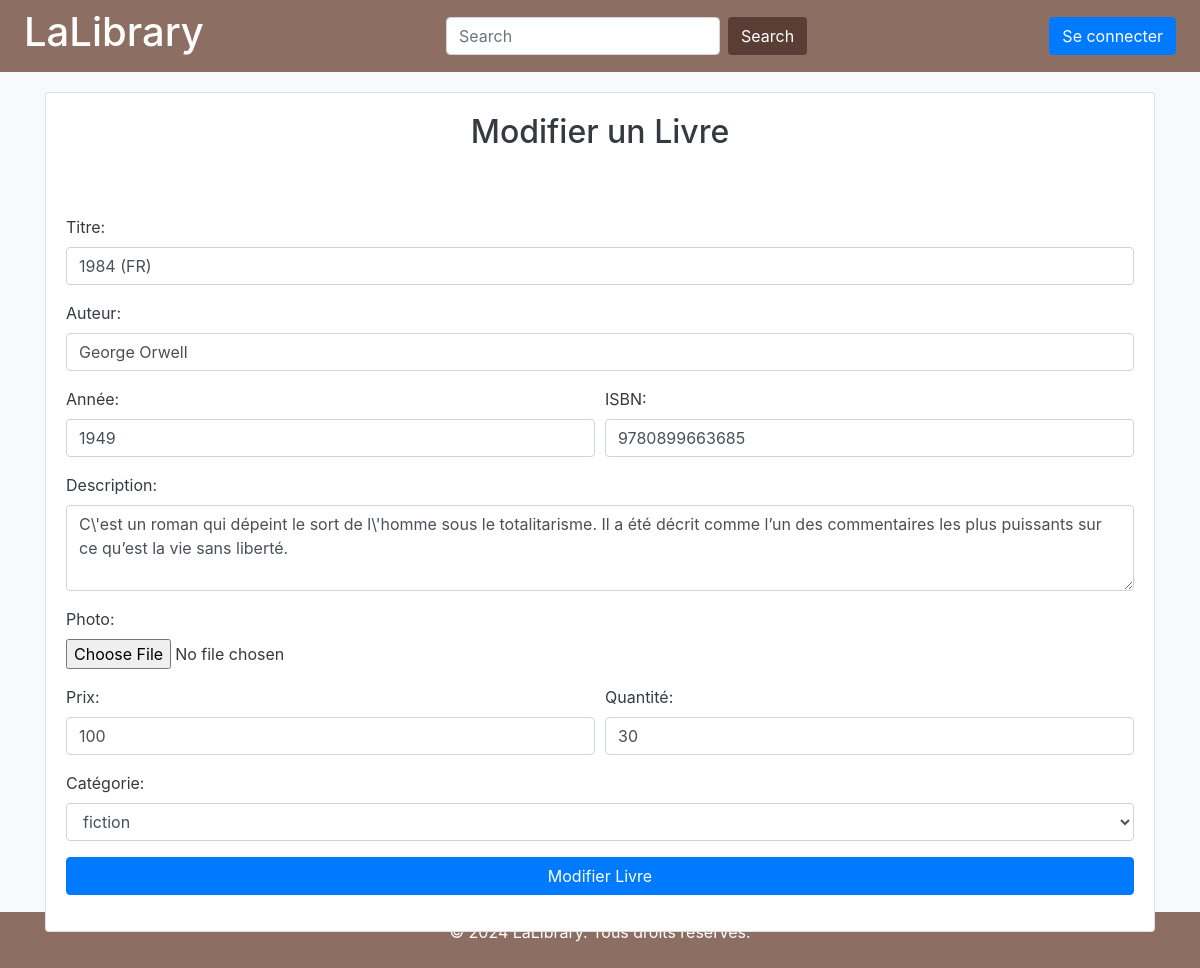
Page /source/modlivre.php?id=1 on the committed database.
### tables this page shows
CREATE TABLE `books` (
  `id` int(11) NOT NULL,
  `titre` varchar(100) NOT NULL,
  `auteur` varchar(50) NOT NULL,
  `annee` int(4) NOT NULL,
  `isbn` varchar(20) NOT NULL,
  `description` text NOT NULL,
  `photo` varchar(500) NOT NULL,
  `prix` float NOT NULL,
  `quantite` int(11) NOT NULL,
  `category_id` int(11) NOT NULL
);

### source/modlivre.php (the view, shortened to what this page needs)
<?php
include "headers/header2.php";
$id = $_GET['id'];
$sql = "SELECT * FROM books WHERE id = :id";
$stmt = $cnx->prepare($sql);
$stmt->bindParam(':id', $id, PDO::PARAM_INT);
$stmt->execute();
$book = $stmt->fetch(PDO::FETCH_ASSOC);
?>
<!DOCTYPE html>
<html lang="fr">
<head>
    <link rel="stylesheet" href="https://stackpath.bootstrapcdn.com/bootstrap/4.5.2/css/bootstrap.min.css">
</head>
<body class="bg-light text-dark">
    <div class="container">
        <div class="card w-100 h-100">
            <div class="card-body">
                <h2 class="card-title text-center mb-4">Modifier un Livre</h2>
                <form method="post" action="<?php echo htmlspecialchars($_SERVER["PHP_SELF"] . "?id=$id"); ?>" enctype="multipart/form-data">
                    <div class="form-group">
                        <label for="titre">Titre:</label>
                        <input type="text" class="form-control" id="titre" name="titre" value="<?= htmlspecialchars($book['titre']); ?>" required>
                    </div>
                    <div class="form-group">
                        <label for="auteur">Auteur:</label>
                        <input type="text" class="form-control" id="auteur" name="auteur" value="<?= htmlspecialchars($book['auteur']); ?>" required>
                    </div>
                    <div class="form-row">
                        <div class="form-group col-md-6">
                            <label for="annee">Année:</label>
                            <input type="number" class="form-control" id="annee" name="annee" value="<?= htmlspecialchars($book['annee']); ?>" required>
                        </div>
                        <div class="form-group col-md-6">
                            <label for="isbn">ISBN:</label>
                            <input type="text" class="form-control" id="isbn" name="isbn" value="<?= htmlspecialchars($book['isbn']); ?>" required>
                        </div>
                    </div>
                    <div class="form-group">
                        <label for="description">Description:</label>
                        <textarea class="form-control" id="description" name="description" rows="3" required><?= htmlspecialchars($book['description']); ?></textarea>
                    </div>
                    <div class="form-group">
                        <label for="photo">Photo:</label>
                        <input type="file" class="form-control-file" id="photo" name="photo">
                    </div>
                    <div class="form-row">
                        <div class="form-group col-md-6">
                            <label for="prix">Prix:</label>
                            <input type="number" class="form-control" id="prix" name="prix" value="<?= htmlspecialchars($book['prix']); ?>" step="0.01" required>
                        </div>
                        <div class="form-group col-md-6">
                            <label for="quantite">Quantité:</label>
                            <input type="number" class="form-control" id="quantite" name="quantite" value="<?= htmlspecialchars($book['quantite']); ?>" required>
                        </div>
                    </div>
                    <div class="form-group">
                        <label for="category_id">Catégorie:</label>
                        <select class="form-control" id="category_id" name="category_id" required>
                            <?php
                            $query = "SELECT * FROM categories";
                            $result = $cnx->query($query);
                            while ($row = $result->fetch(PDO::FETCH_ASSOC)) {
                                $selected = ($row['id'] == $book['category_id']) ? 'selected' : '';
                                echo "<option value='" . $row['id'] . "' $selected>" . $row['label'] . "</option>";
                            }
                            ?>
                        </select>
                    </div>
                    <input type="submit" class="btn btn-primary btn-block" value="Modifier Livre">
                </form>
            </div>
        </div>
    </div>
    <?php
         include "headers/footer.php";
    ?>
</body>
</html>

### source/headers/header2.php (style rules this page uses)
body { display: flex; flex-direction: column; min-height: 100vh; }
.card { height: 400px; width: 300px; }
.card-body { display: flex; flex-direction: column; justify-content: space-between; }

### source/modlivre.php (style rules this page uses)
.card { width: 80%; margin: 20px auto; }

### rows in the picture
books: titre "1984 (FR)", auteur "George Orwell", annee "1949", isbn "9780899663685", description "C\\'est un roman qui dépeint le sort de l\\'homme sous le totalitarisme. Il a été décrit comme l’un des commentaires les plus puissants sur ce qu’est la vie sans liberté.", prix "100", quantite "30"

### other values in the picture
form field category_id "fiction"
